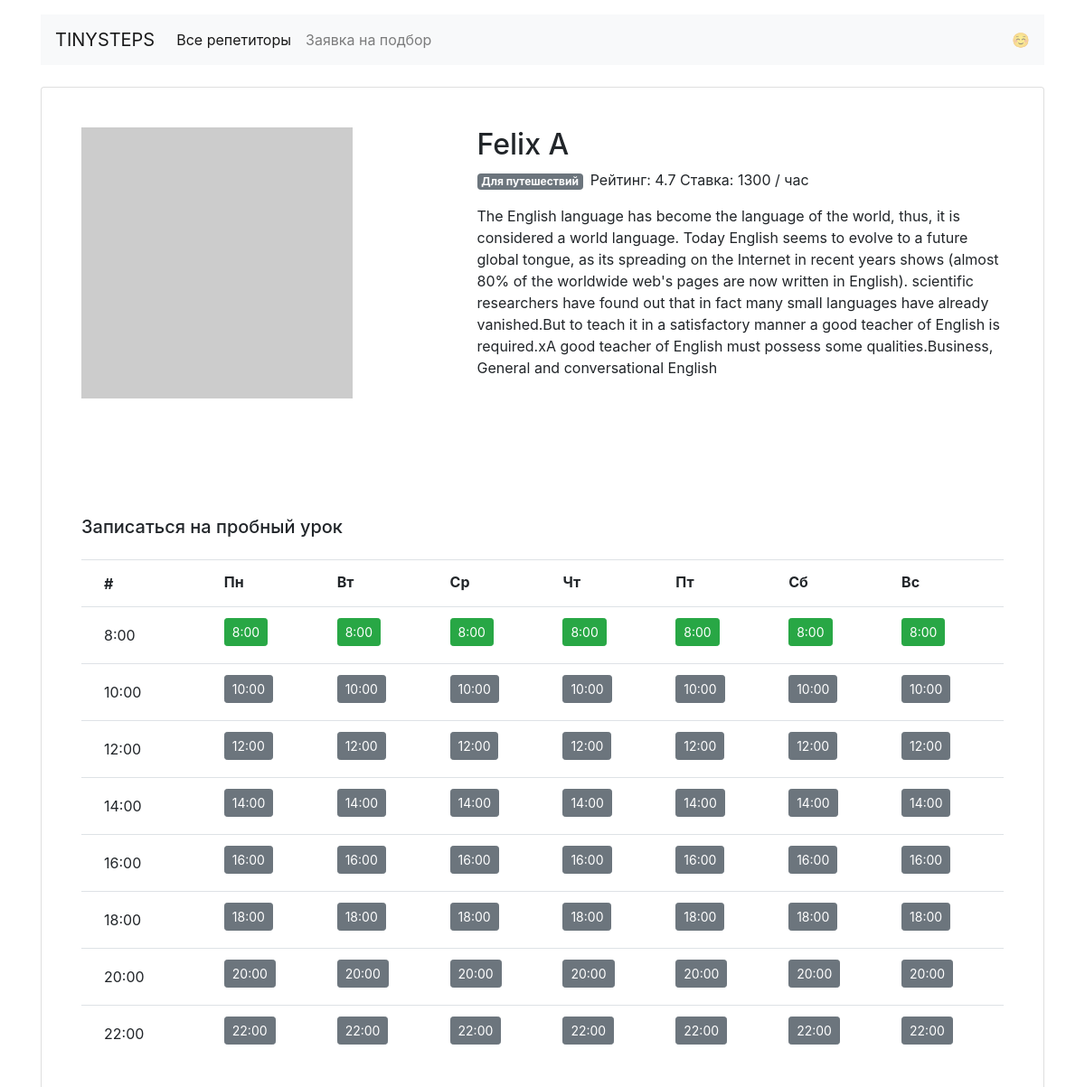
/profiles/2/, run on the app's committed database.
### teachers_agg/models.py (models this page shows)
class Teacher(db.Model):
    __tablename__ = 'teachers'
    id = db.Column(db.Integer, primary_key=True)
    name = db.Column(db.String, nullable=False, unique=True)
    about = db.Column(db.String, nullable=False)
    rating = db.Column(db.Float, nullable=False)
    picture_src = db.Column(db.String, nullable=False)
    price = db.Column(db.Integer, nullable=False)
    free = db.Column(db.String, nullable=False)
    goal = db.Column(db.String, nullable=False)
    booking = db.relationship('Booking', back_populates='teacher')
    goals = db.relationship('Goal', secondary='teachers_goals', back_populates='teachers')

### teachers_agg/views.py (the view)
@app.route("/profiles/<int:id>/")
def profile(id):
    teacher = Teacher.query.get_or_404(id)
    teacher_free = json.loads(teacher.free)
    return render_template("profile.html", id=id, teacher=teacher, teacher_free=teacher_free)

### teachers_agg/templates/profile.html
{% extends 'base.html' %}
{% block content %}
  <main class="container mt-3">
    <div class="card my-4 mx-auto">
      <div class="card-body m-2 m-md-4">
        <div class="row">
          <div class="col-5"><img src="{{ teacher.picture_src }}" class="img-fluid" alt=""></div>
          <div class="col-7">
            <h1 class="h2">{{ teacher.name }}</h1>
            <p><span class="badge badge-secondary mr-2">Для путешествий </span>Рейтинг: {{ teacher.rating }} Ставка: {{ teacher.price }} / час</p>
            <p>{{ teacher.about }}</p>
            <br> <br>
          </div>
        </div>
      </div>
      <div class="card-body m-2 m-md-4">
        <h2 class="h5 mb-4">Записаться на пробный урок</h2>
        <table class="table">
          <tr>
            <th><span class="btn font-weight-bold py-0">#</span></th>
            <th>Пн</th>
            <th>Вт</th>
            <th>Ср</th>
            <th>Чт</th>
            <th>Пт</th>
            <th>Сб</th>
            <th>Вс</th>
          </tr>
          <tr>
            <td><span class="btn">8:00</span></td>
            {% for k,v in teacher_free.items() %}
              {% for kk,vv in v.items() %}
                {% if kk == "8:00" and vv == True %}
                  <td><a href="/booking/{{ id }}/{{ k }}/{{ kk | replace(':00','') }}/" class="btn btn-sm btn-success">8:00</a></td>
                {% elif kk == "8:00" and vv == False %}
                <td><a href="#" class="btn btn-sm btn-secondary">8:00</a></td>
                {% endif %}
              {% endfor %}
            {% endfor %}
          </tr>
          <tr>
            <td><span class="btn">10:00</span></td>
            {% for k,v in teacher_free.items() %}
              {% for kk,vv in v.items() %}
                {% if kk == "10:00" and vv == True %}
                  <td><a href="/booking/{{ id }}/{{ k }}/{{ kk | replace(':00','') }}/" class="btn btn-sm btn-success">10:00</a></td>
                {% elif kk == "10:00" and vv == False %}
                  <td><a href="#" class="btn btn-sm btn-secondary">10:00</a></td>
                {% endif %}
              {% endfor %}
            {% endfor %}
          </tr>
          <tr>
            <td><span class="btn">12:00</span></td>
            {% for k,v in teacher_free.items() %}
              {% for kk,vv in v.items() %}
                {% if kk == "12:00" and vv == True %}
                  <td><a href="/booking/{{ id }}/{{ k }}/{{ kk | replace(':00','') }}/" class="btn btn-sm btn-success">12:00</a></td>
                {% elif kk == "12:00" and vv == False %}
                  <td><a href="#" class="btn btn-sm btn-secondary">12:00</a></td>
                {% endif %}
              {% endfor %}
            {% endfor %}
          </tr>
          <tr>
            <td><span class="btn">14:00</span></td>
            {% for k,v in teacher_free.items() %}
              {% for kk,vv in v.items() %}
                {% if kk == "14:00" and vv == True %}
                  <td><a href="/booking/{{ id }}/{{ k }}/{{ kk | replace(':00','') }}/" class="btn btn-sm btn-success">14:00</a></td>
                {% elif kk == "14:00" and vv == False %}
                  <td><a href="#" class="btn btn-sm btn-secondary">14:00</a></td>
                {% endif %}
              {% endfor %}
            {% endfor %}
          </tr>
          <tr>
            <td><span class="btn">16:00</span></td>
            {% for k,v in teacher_free.items() %}
              {% for kk,vv in v.items() %}
                {% if kk == "16:00" and vv == True %}
                  <td><a href="/booking/{{ id }}/{{ k }}/{{ kk | replace(':00','') }}/" class="btn btn-sm btn-success">16:00</a></td>
                {% elif kk == "16:00" and vv == False %}
                  <td><a href="#" class="btn btn-sm btn-secondary">16:00</a></td>
                {% endif %}
              {% endfor %}
            {% endfor %}
          </tr>
          <tr>
            <td><span class="btn">18:00</span></td>
            {% for k,v in teacher_free.items() %}
              {% for kk,vv in v.items() %}
                {% if kk == "18:00" and vv == True %}
                  <td><a href="/booking/{{ id }}/{{ k }}/{{ kk | replace(':00','') }}/" class="btn btn-sm btn-success">18:00</a></td>
                {% elif kk == "18:00" and vv == False %}
                  <td><a href="#" class="btn btn-sm btn-secondary">18:00</a></td>
                {% endif %}
              {% endfor %}
            {% endfor %}
          </tr>
          <tr>
              <td><span class="btn">20:00</span></td>
              {% for k,v in teacher_free.items() %}
                {% for kk,vv in v.items() %}
                  {% if kk == "20:00" and vv == True %}
                    <td><a href="/booking/{{ id }}/{{ k }}/{{ kk | replace(':00','') }}/" class="btn btn-sm btn-success">20:00</a></td>
                  {% elif kk == "20:00" and vv == False %}
                    <td><a href="#" class="btn btn-sm btn-secondary">20:00</a></td>
                  {% endif %}
                {% endfor %}
              {% endfor %}
            </tr>
            <tr>
              <td><span class="btn">22:00</span></td>
              {% for k,v in teacher_free.items() %}
                {% for kk,vv in v.items() %}
                  {% if kk == "22:00" and vv == True %}
                    <td><a href="/booking/{{ id }}/{{ k }}/{{ kk | replace(':00','') }}/" class="btn btn-sm btn-success">22:00</a></td>
                  {% elif kk == "22:00" and vv == False %}
                    <td><a href="#" class="btn btn-sm btn-secondary">22:00</a></td>
                  {% endif %}
                {% endfor %}
              {% endfor %}
            </tr>
        </table>
      </div>
    </div>
  </main>
{% endblock %}

### data on the page
Teacher: name "Felix A", rating "4.7", price "1300", about "The English language has become the language of the world, thus, it is considered a world language. Today English seems to evolve to a future global tongue, as its spreading on the Internet in recent years shows (almost 80% of the worldwide web's pages are now written in English). scientific researchers have found out that in fact many small languages have already vanished.But to teach it in a satisfactory manner a good teacher of English is required.xA good teacher of English must possess some qualities.Business, General and conversational English"
